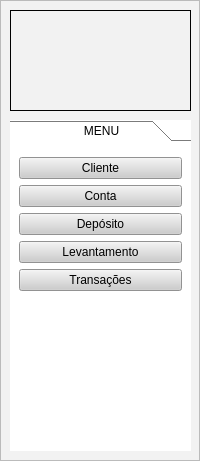
   <widget class="QFrame" name="frame_esquerda">
    <property name="geometry">
     <rect>
      <x>0</x>
      <y>10</y>
      <width>200</width>
      <height>461</height>
     </rect>
    </property>
    <property name="sizePolicy">
     <sizepolicy hsizetype="Fixed" vsizetype="Preferred">
      <horstretch>0</horstretch>
      <verstretch>0</verstretch>
     </sizepolicy>
    </property>
    <property name="minimumSize">
     <size>
      <width>200</width>
      <height>200</height>
     </size>
    </property>
    <property name="styleSheet">
     <string notr="true">background-color: rgb(242, 242, 242);</string>
    </property>
    <property name="frameShape">
     <enum>QFrame::StyledPanel</enum>
    </property>
    <property name="frameShadow">
     <enum>QFrame::Raised</enum>
    </property>
    <widget class="QToolBox" name="toolBox">
     <property name="geometry">
      <rect>
       <x>10</x>
       <y>120</y>
       <width>181</width>
       <height>331</height>
      </rect>
     </property>
     <property name="styleSheet">
      <string notr="true">QWidget{
background-color: rgb(255, 255, 255);
}
QPushButton{
background-color: rgb(205, 205, 205);
}</string>
     </property>
     <property name="currentIndex">
      <number>0</number>
     </property>
     <widget class="QWidget" name="page_menu">
      <property name="geometry">
       <rect>
        <x>0</x>
        <y>0</y>
        <width>181</width>
        <height>301</height>
       </rect>
      </property>
      <attribute name="label">
       <string>                     MENU</string>
      </attribute>
      <layout class="QVBoxLayout" name="verticalLayout_3">
       <item>
        <widget class="QPushButton" name="pushButton_cliente">
         <property name="text">
          <string>Cliente</string>
         </property>
        </widget>
       </item>
       <item>
        <widget class="QPushButton" name="pushButton_conta">
         <property name="text">
          <string>Conta</string>
         </property>
        </widget>
       </item>
       <item>
        <widget class="QPushButton" name="pushButton_deposito">
         <property name="text">
          <string>Depósito</string>
         </property>
        </widget>
       </item>
       <item>
        <widget class="QPushButton" name="pushButton_levantamento">
         <property name="text">
          <string>Levantamento</string>
         </property>
        </widget>
       </item>
       <item>
        <widget class="QPushButton" name="pushButton_transacoes">
         <property name="text">
          <string>Transações</string>
         </property>
        </widget>
       </item>
       <item>
        <spacer name="verticalSpacer_3">
         <property name="orientation">
          <enum>Qt::Vertical</enum>
         </property>
         <property name="sizeHint" stdset="0">
          <size>
           <width>20</width>
           <height>40</height>
          </size>
         </property>
        </spacer>
       </item>
      </layout>
     </widget>
    </widget>
    <widget class="QLabel" name="label_logo">
     <property name="geometry">
      <rect>
       <x>10</x>
       <y>10</y>
       <width>181</width>
       <height>101</height>
      </rect>
     </property>
     <property name="styleSheet">
      <string notr="true"/>
     </property>
     <property name="frameShape">
      <enum>QFrame::Box</enum>
     </property>
     <property name="text">
      <string/>
     </property>
    </widget>
   </widget>
